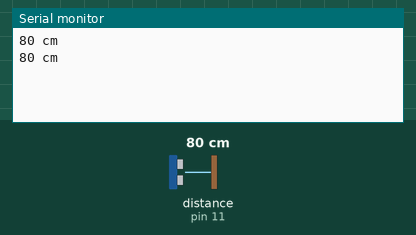
Simulated run of this sketch. Board: Arduino Uno, built with avr-gcc and run on an emulated ATmega328P. On the bench: the last lines printed to the serial monitor. The inputs (shaded band) are chosen by the test bench; at power-on: distance to the obstacle (sensor on pin 11) 80 cm.

Above: at 1.8 s.
1.9 s: distance to the obstacle (sensor on pin 11) set to 2 cm
At 2.6 s:
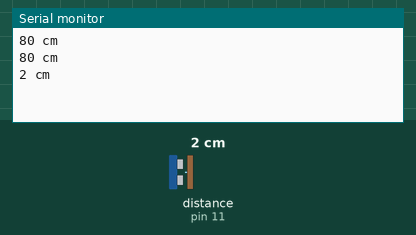
3.4 s: distance to the obstacle (sensor on pin 11) set to 4 cm
At 4.8 s:
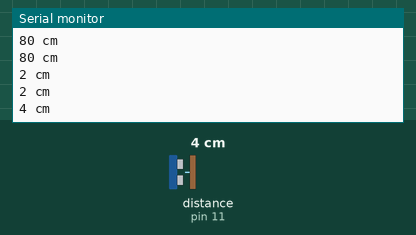
Timing chart, 0 to 6.4 s (numbered marks = the images above; inputs shaded):
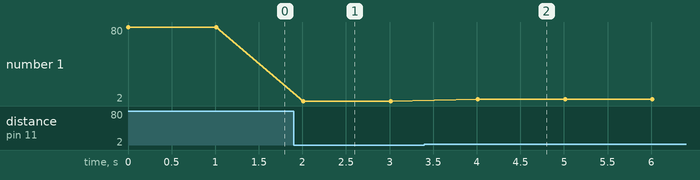

Measured:
- after the input at 1.9 s, the serial monitor: prints a new line after 0.11 s (image 1)
- after the input at 3.4 s, the serial monitor: prints a new line after 0.61 s (image 2)
- plotted number 1: 80 → 2 after the input at 1.9 s, 2 → 4 after the input at 3.4 s

The sketch:

8-distance.ino
```cpp
#include <HCSR04.h>

#define T 12
#define E 11
UltraSonicDistanceSensor sensor(T, E);
long a;

void setup() {
    Serial.begin(9600);
}

void loop() {
    a = sensor.measureDistanceCm();
    Serial.print(a);
    Serial.println(" cm");
    delay(1000);
}
```
